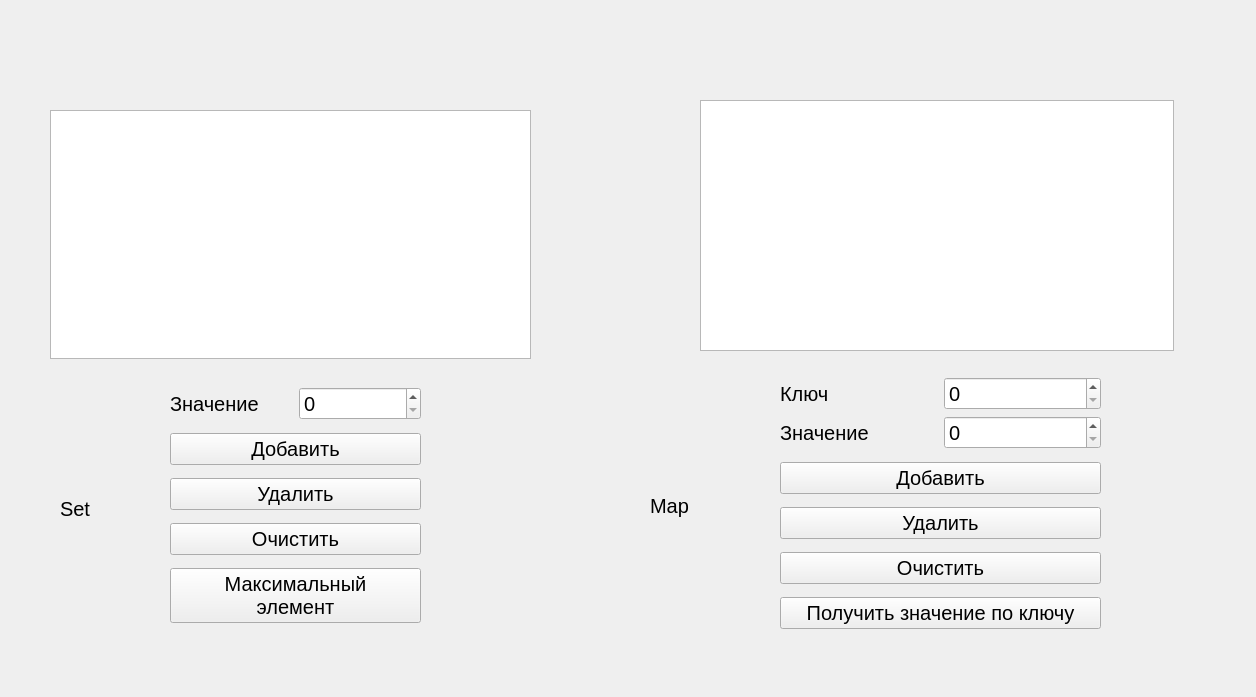
<?xml version="1.0" encoding="UTF-8"?>
<ui version="4.0">
 <class>MainWindow</class>
 <widget class="QMainWindow" name="MainWindow">
  <property name="geometry">
   <rect>
    <x>0</x>
    <y>0</y>
    <width>1256</width>
    <height>697</height>
   </rect>
  </property>
  <property name="font">
   <font>
    <family>Ubuntu</family>
    <pointsize>15</pointsize>
    <italic>false</italic>
    <bold>false</bold>
   </font>
  </property>
  <property name="windowTitle">
   <string>MainWindow</string>
  </property>
  <property name="styleSheet">
   <string notr="true">
</string>
  </property>
  <widget class="QWidget" name="centralwidget">
   <widget class="QLabel" name="label">
    <property name="geometry">
     <rect>
      <x>60</x>
      <y>500</y>
      <width>67</width>
      <height>17</height>
     </rect>
    </property>
    <property name="font">
     <font>
      <family>Ubuntu</family>
      <pointsize>15</pointsize>
      <bold>false</bold>
      <underline>false</underline>
     </font>
    </property>
    <property name="text">
     <string>Set</string>
    </property>
   </widget>
   <widget class="QLabel" name="label_2">
    <property name="geometry">
     <rect>
      <x>650</x>
      <y>490</y>
      <width>67</width>
      <height>31</height>
     </rect>
    </property>
    <property name="font">
     <font>
      <pointsize>15</pointsize>
     </font>
    </property>
    <property name="text">
     <string>Map</string>
    </property>
   </widget>
   <widget class="QWidget" name="layoutWidget">
    <property name="geometry">
     <rect>
      <x>780</x>
      <y>370</y>
      <width>321</width>
      <height>271</height>
     </rect>
    </property>
    <property name="font">
     <font>
      <pointsize>15</pointsize>
     </font>
    </property>
    <layout class="QHBoxLayout" name="horizontalLayout_4">
     <item>
      <layout class="QVBoxLayout" name="verticalLayout_2">
       <item>
        <layout class="QVBoxLayout" name="verticalLayout">
         <item>
          <layout class="QHBoxLayout" name="horizontalLayout_3">
           <item>
            <widget class="QLabel" name="label_5">
             <property name="font">
              <font>
               <pointsize>15</pointsize>
              </font>
             </property>
             <property name="text">
              <string>Ключ</string>
             </property>
            </widget>
           </item>
           <item>
            <widget class="QSpinBox" name="spb_map_key">
             <property name="font">
              <font>
               <pointsize>15</pointsize>
              </font>
             </property>
            </widget>
           </item>
          </layout>
         </item>
         <item>
          <layout class="QHBoxLayout" name="horizontalLayout_2">
           <item>
            <widget class="QLabel" name="label_4">
             <property name="font">
              <font>
               <pointsize>15</pointsize>
              </font>
             </property>
             <property name="text">
              <string>Значение</string>
             </property>
            </widget>
           </item>
           <item>
            <widget class="QSpinBox" name="spb_map_value">
             <property name="font">
              <font>
               <pointsize>15</pointsize>
              </font>
             </property>
            </widget>
           </item>
          </layout>
         </item>
        </layout>
       </item>
       <item>
        <widget class="QPushButton" name="spb_map_add">
         <property name="font">
          <font>
           <pointsize>15</pointsize>
          </font>
         </property>
         <property name="text">
          <string>Добавить</string>
         </property>
        </widget>
       </item>
       <item>
        <widget class="QPushButton" name="spb_map_remove">
         <property name="font">
          <font>
           <pointsize>15</pointsize>
          </font>
         </property>
         <property name="text">
          <string>Удалить</string>
         </property>
        </widget>
       </item>
       <item>
        <widget class="QPushButton" name="spb_map_clear">
         <property name="font">
          <font>
           <pointsize>15</pointsize>
          </font>
         </property>
         <property name="text">
          <string>Очистить</string>
         </property>
        </widget>
       </item>
       <item>
        <widget class="QPushButton" name="spb_map_getValue">
         <property name="font">
          <font>
           <pointsize>15</pointsize>
          </font>
         </property>
         <property name="text">
          <string>Получить значение по ключу</string>
         </property>
        </widget>
       </item>
      </layout>
     </item>
    </layout>
   </widget>
   <widget class="QWidget" name="layoutWidget">
    <property name="geometry">
     <rect>
      <x>170</x>
      <y>380</y>
      <width>251</width>
      <height>251</height>
     </rect>
    </property>
    <property name="font">
     <font>
      <family>Ubuntu</family>
      <pointsize>15</pointsize>
      <bold>false</bold>
      <underline>false</underline>
     </font>
    </property>
    <layout class="QHBoxLayout" name="horizontalLayout_5">
     <item>
      <layout class="QVBoxLayout" name="verticalLayout_3">
       <item>
        <layout class="QHBoxLayout" name="horizontalLayout">
         <item>
          <widget class="QLabel" name="label_3">
           <property name="font">
            <font>
             <family>Ubuntu</family>
             <pointsize>15</pointsize>
             <bold>false</bold>
             <underline>false</underline>
            </font>
           </property>
           <property name="text">
            <string>Значение</string>
           </property>
          </widget>
         </item>
         <item>
          <widget class="QSpinBox" name="spb_set_value">
           <property name="font">
            <font>
             <family>Ubuntu</family>
             <pointsize>15</pointsize>
             <bold>false</bold>
             <underline>false</underline>
            </font>
           </property>
          </widget>
         </item>
        </layout>
       </item>
       <item>
        <widget class="QPushButton" name="bnt_set_add">
         <property name="font">
          <font>
           <family>Ubuntu</family>
           <pointsize>15</pointsize>
           <bold>false</bold>
           <underline>false</underline>
          </font>
         </property>
         <property name="text">
          <string>Добавить</string>
         </property>
        </widget>
       </item>
       <item>
        <widget class="QPushButton" name="bnt_set_remove">
         <property name="font">
          <font>
           <family>Ubuntu</family>
           <pointsize>15</pointsize>
           <bold>false</bold>
           <underline>false</underline>
          </font>
         </property>
         <property name="text">
          <string>Удалить</string>
         </property>
        </widget>
       </item>
       <item>
        <widget class="QPushButton" name="bnt_set_clear">
         <property name="font">
          <font>
           <family>Ubuntu</family>
           <pointsize>15</pointsize>
           <bold>false</bold>
           <underline>false</underline>
          </font>
         </property>
         <property name="text">
          <string>Очистить</string>
         </property>
        </widget>
       </item>
       <item>
        <widget class="QPushButton" name="pushButton">
         <property name="font">
          <font>
           <family>Ubuntu</family>
           <pointsize>15</pointsize>
           <bold>false</bold>
           <underline>false</underline>
          </font>
         </property>
         <property name="text">
          <string>Максимальный
элемент</string>
         </property>
        </widget>
       </item>
      </layout>
     </item>
    </layout>
   </widget>
   <widget class="QTextEdit" name="mapTextEdit">
    <property name="geometry">
     <rect>
      <x>700</x>
      <y>100</y>
      <width>474</width>
      <height>251</height>
     </rect>
    </property>
   </widget>
   <widget class="QTextEdit" name="setTextEdit">
    <property name="geometry">
     <rect>
      <x>50</x>
      <y>110</y>
      <width>481</width>
      <height>249</height>
     </rect>
    </property>
   </widget>
  </widget>
 </widget>
 <resources/>
 <connections/>
</ui>
